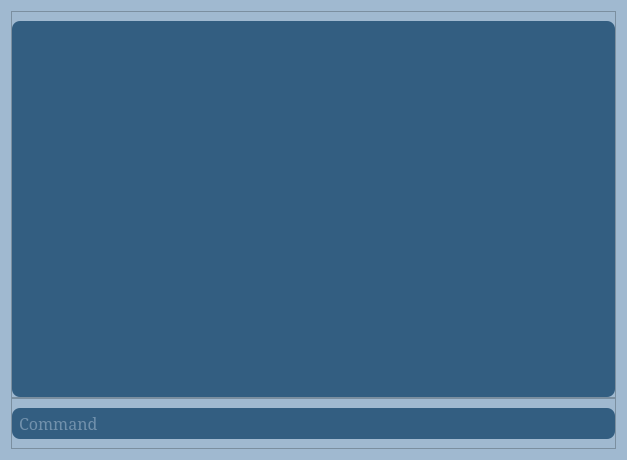
<?xml version="1.0" encoding="UTF-8"?>
<ui version="4.0">
 <class>Form</class>
 <widget class="QWidget" name="Form">
  <property name="geometry">
   <rect>
    <x>0</x>
    <y>0</y>
    <width>627</width>
    <height>460</height>
   </rect>
  </property>
  <property name="windowTitle">
   <string>Form</string>
  </property>
  <property name="styleSheet">
   <string notr="true">background-color: #A0B9D0;</string>
  </property>
  <layout class="QVBoxLayout" name="verticalLayout">
   <property name="spacing">
    <number>0</number>
   </property>
   <item>
    <widget class="QFrame" name="frame">
     <property name="styleSheet">
      <string notr="true">#output_txt{
	border-radius:8px;
}</string>
     </property>
     <property name="frameShape">
      <enum>QFrame::StyledPanel</enum>
     </property>
     <property name="frameShadow">
      <enum>QFrame::Raised</enum>
     </property>
     <layout class="QVBoxLayout" name="verticalLayout_3">
      <property name="spacing">
       <number>0</number>
      </property>
      <property name="leftMargin">
       <number>0</number>
      </property>
      <property name="rightMargin">
       <number>0</number>
      </property>
      <property name="bottomMargin">
       <number>0</number>
      </property>
      <item>
       <widget class="QTextEdit" name="output_txt">
        <property name="enabled">
         <bool>false</bool>
        </property>
        <property name="font">
         <font>
          <family>Constantia</family>
          <pointsize>12</pointsize>
         </font>
        </property>
        <property name="styleSheet">
         <string notr="true">background-color:#335E81;
color: #B0C3D7;
padding-left:5px;
padding-right:5px;
padding-top:5px;</string>
        </property>
        <property name="lineWidth">
         <number>1</number>
        </property>
       </widget>
      </item>
     </layout>
    </widget>
   </item>
   <item>
    <widget class="QFrame" name="frame_2">
     <property name="font">
      <font>
       <family>Constantia</family>
       <pointsize>10</pointsize>
      </font>
     </property>
     <property name="styleSheet">
      <string notr="true">#input_txt{
	border-radius: 8px;
	background-color:#335E81;
	color: #B0C3D7;	
	padding-left: 5px;
	padding-right:5px;
}</string>
     </property>
     <property name="frameShape">
      <enum>QFrame::StyledPanel</enum>
     </property>
     <property name="frameShadow">
      <enum>QFrame::Raised</enum>
     </property>
     <layout class="QVBoxLayout" name="verticalLayout_2">
      <property name="leftMargin">
       <number>0</number>
      </property>
      <property name="rightMargin">
       <number>0</number>
      </property>
      <item>
       <widget class="QLineEdit" name="input_txt">
        <property name="minimumSize">
         <size>
          <width>0</width>
          <height>31</height>
         </size>
        </property>
        <property name="font">
         <font>
          <family>Constantia</family>
          <pointsize>12</pointsize>
         </font>
        </property>
        <property name="placeholderText">
         <string>Command</string>
        </property>
       </widget>
      </item>
     </layout>
    </widget>
   </item>
  </layout>
 </widget>
 <resources/>
 <connections/>
</ui>
